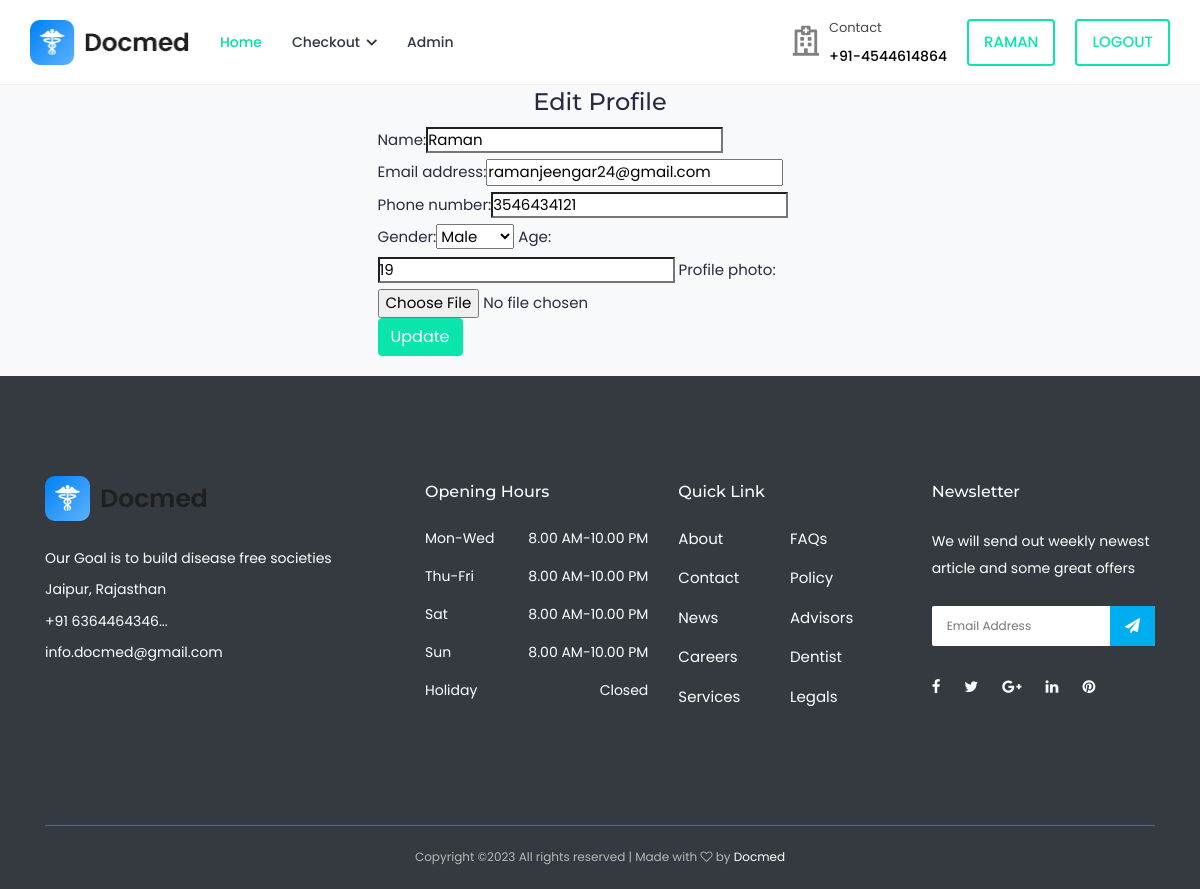
The page /patient/profile/update/21/ (signed in) on the database as committed earlier.
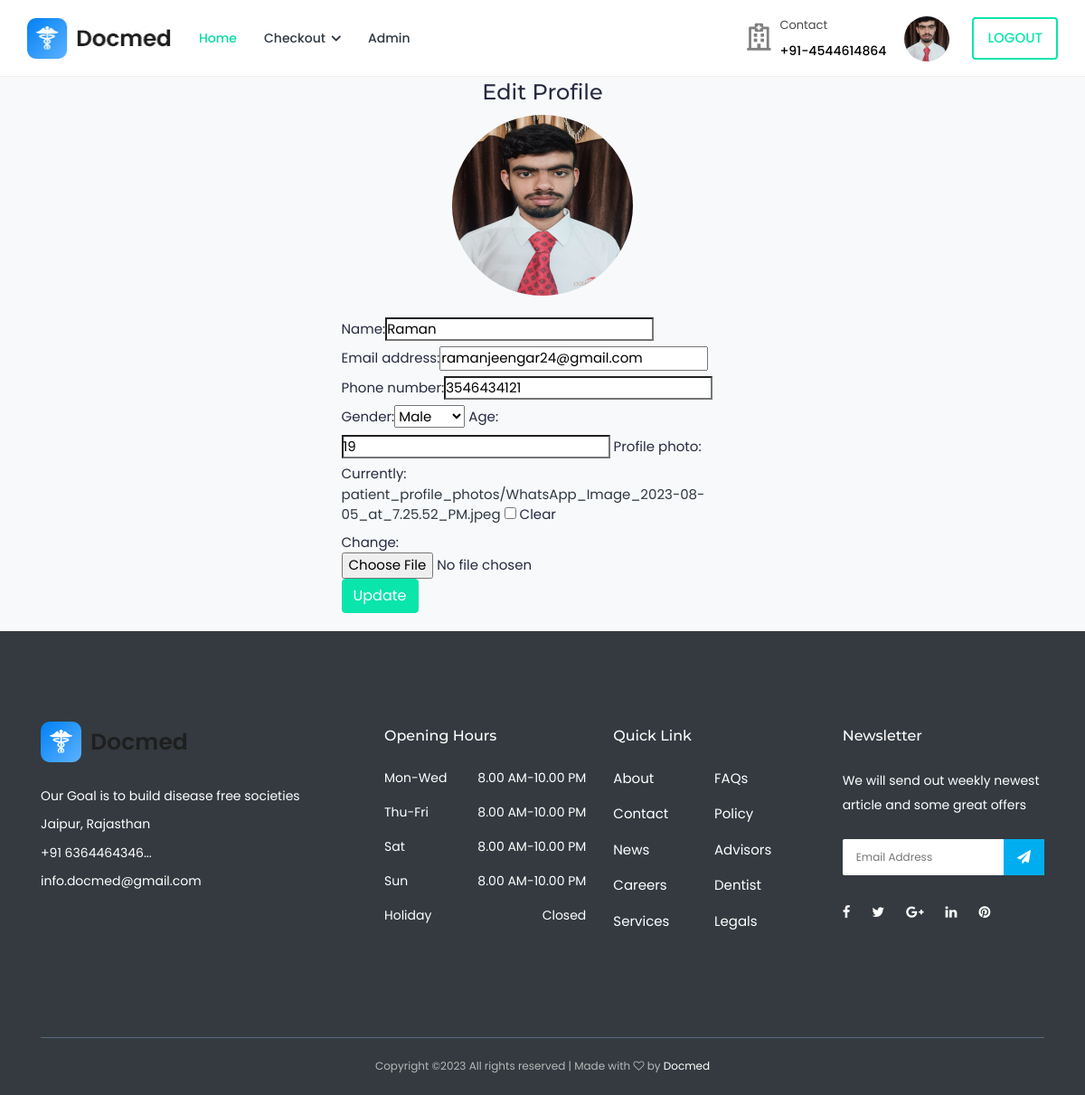
The same page on the database as committed later.
### accounts/models.py (models this page shows, shortened)
class CustomUser(AbstractBaseUser, PermissionsMixin):
    email = LowercaseEmailField(_('email address'), unique=True)
    name = models.CharField(max_length=255)
    is_staff = models.BooleanField(default=False)
    is_active = models.BooleanField(default=True)
    date_joined = models.DateTimeField(default=timezone.now)
    GENDER_CHOICES = (
        ('M', 'Male'),
        ('F', 'Female'),
    )
    phone_regex = RegexValidator( regex = r'^\d{10}$',message = "phone number should exactly be in 10 digits")
    phone_number = models.CharField(max_length=255, validators=[phone_regex], blank = True, null=True)  # you can set it unique = True
    gender = models.CharField(max_length=1, choices=GENDER_CHOICES, default='M', null=True)
    is_Patient = models.BooleanField(default=True)
    is_Doctor = models.BooleanField(default = False)
    USERNAME_FIELD = 'email'
    REQUIRED_FIELDS = []
    objects = CustomUserManager()

class PatientAdditional(models.Model):
    user = models.OneToOneField(Patient, on_delete = models.CASCADE)
    age = models.CharField(max_length=20)
    profile_photo = models.ImageField(upload_to='patient_profile_photos', blank=True, null=True)

### appointment/views.py (the view)
# urls.py: path('patient/profile/update/<id>/', views.editprofile, name='patient-profile-update'),
@login_required
def editprofile(request, id):
    try:
        obj = get_object_or_404(Patient, id=id)
        obj1 = PatientAdditional.objects.get(user=request.user)
    except Patient.DoesNotExist:
        return HttpResponse('Patient not found.')
    except PatientAdditional.DoesNotExist:
        obj1 = PatientAdditional(user=request.user)
    if request.method == 'POST':
        form = PatientProfileUpdateForm(request.POST, instance=obj)
        form1 = PatientProfileUpdateForm2(request.POST,request.FILES or None, instance=obj1)
        if form.is_valid() and form1.is_valid():
            form.save()
            form1.save()
            return HttpResponseRedirect("/" )
    else:
        form = PatientProfileUpdateForm(instance=obj)
        form1 = PatientProfileUpdateForm2(instance=obj1)
    context = {'form': form, 'form1': form1}
    return render(request, "accounts/patient/edit-profile-extra.html", context)

### accounts/form.py
class PatientProfileUpdateForm(forms.ModelForm):
    def __init__(self, *args, **kwargs):
        super(PatientProfileUpdateForm, self).__init__(*args, **kwargs)
        self.fields['name'].widget.attrs.update(
            {
                'placeholder': 'Enter Full Name',
            }
        )
        self.fields['email'].widget.attrs.update(
            {
                'placeholder': 'Email',
            }
        )
        self.fields['phone_number'].widget.attrs.update(
            {
                'placeholder': 'Phone Number',
            }
        )
        self.fields['gender'].widget.attrs.update(
            {
                'placeholder': 'gender',
            }
        )
    class Meta:
        model = Patient
        fields = [
            "name",
          "email",
           "phone_number",
           "gender",
           ]

### accounts/models.py (called while the page is built)
    def get_queryset(self, *args, **kwargs):
        return super().get_queryset(*args, **kwargs).filter(is_Patient=True)

### templates/accounts/patient/edit-profile-extra.html (shortened to what this page needs)
{% extends 'base.html' %}
{% load bootstrap %}
{% block content %}
 <div class="container">
    <div class="row justify-content-center">
        <div class="col-lg-5 mb-5 mb-lg-0">
            <center>
                <h3>Edit Profile </h3>
            </center>
            {% if request.user.patientadditional.profile_photo %}
<div class="text-center mb-4">
    <img src="{{ request.user.patientadditional.profile_photo.url }}" alt="Profile Photo" class="img-fluid rounded-circle profile-photo" style="width: 200px; height: 200px;">
</div>
{% endif %}
            <form action="" method="POST" enctype="multipart/form-data">{% csrf_token %}
                {{ form|bootstrap }}
                {{form1|bootstrap }}
                <div class="row form-group">
                    <div class="col-md-12">
                        <input type="submit" value="Update" class="btn btn-primary btn-md text-white">
                    </div>
                </div>
            </form>
        </div>
    </div>
</div>
        {% endblock %}

### templates/nav.html (shortened to what this page needs)
{% load static %}
<header class="header">
				<nav class="navbar navbar-expand-lg header-nav">
					<div class="navbar-header">
						<a href="{%url 'accounts:index'%}" class="navbar-brand logo">
							<img src="{% static 'img/logo1.png' %}" class="img-fluid" alt="Logo">
						</a>
					</div>
					<div class="main-menu-wrapper">
						<ul class="main-nav">
							<li class="active">
								<a href="{%url 'accounts:index'%}">Home</a>
							</li>
							{% if request.user.is_authenticated and request.user.is_Patient %}
							<li class="has-submenu">
								<a href="#">Checkout <i class="fas fa-chevron-down"></i></a>
							</li>
							<li>
								<a href="admin" target="_blank">Admin</a>
							</li>
							{%endif%}
						</ul>
					</div>
					<ul class="nav header-navbar-rht">
						<li class="nav-item contact-item">
							<div class="header-contact-img">
								<i class="far fa-hospital"></i>
							</div>
							<div class="header-contact-detail">
								<p class="contact-header">Contact</p>
								<p class="contact-info-header"> +91-4544614864</p>
							</div>
						</li>
						{% if request.user.is_authenticated and request.user.is_Patient %}
						<li class="nav-item">
							{% if request.user.patientadditional.profile_photo %}
							<a href="{% url 'appointment:patient-profile-update' id=request.user.id %}" class="nav-profile-photo">
								<img src="{{ request.user.patientadditional.profile_photo.url }}" alt="Profile Photo" class="nav-profile-photo">
							</a>
							{% else %}
							<a href="{% url 'appointment:patient-profile-update' id=request.user.id %}" class="nav-link header-login">
								{{ request.user.name }}
							</a>
							{% endif %}
						</li>
						<li class="nav-item">
							<a class="nav-link header-login" href="{% url 'accounts:logout' %}">logout</a>
						</li>
						{%endif%}
					</ul>
				</nav>
			</header>

Rows that differ between the two databases and show on the page:
changed CustomUser "Raman": user.patientadditional.profile_photo: picture added; user.name "RAMAN" → (not shown)
Other text that changed with them:
form field form1: (not shown) → "☐"
text no longer shown: "Age: Profile photo:"
text now shown: "Age: Profile photo: Currently: patient_profile_photos/WhatsApp_Image_2023-08-05_at_7.25.52_PM.jpeg Clear Change:"
